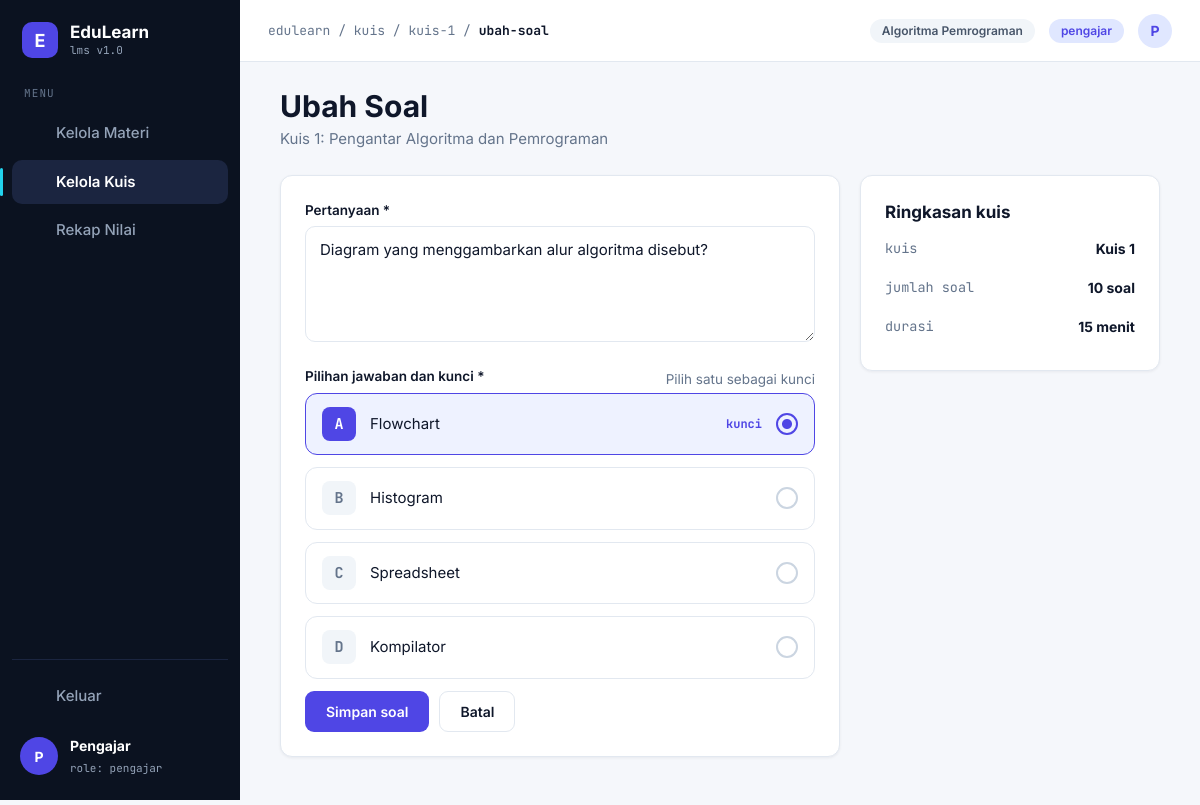
Page /pengajar/soal_form.php?kuis=1&id=2 (signed in) on the committed database.
### tables this page shows
CREATE TABLE kuis (
  id           INT AUTO_INCREMENT PRIMARY KEY,
  judul        VARCHAR(150) NOT NULL,
  deskripsi    TEXT NULL,
  durasi_menit INT NOT NULL DEFAULT 15,
  dibuat_oleh  INT NOT NULL,
  created_at   DATETIME NOT NULL DEFAULT CURRENT_TIMESTAMP,
  FOREIGN KEY (dibuat_oleh) REFERENCES users(id)
);

CREATE TABLE soal (
  id            INT AUTO_INCREMENT PRIMARY KEY,
  kuis_id       INT NOT NULL,
  pertanyaan    TEXT NOT NULL,
  opsi_a        VARCHAR(255) NOT NULL,
  opsi_b        VARCHAR(255) NOT NULL,
  opsi_c        VARCHAR(255) NOT NULL,
  opsi_d        VARCHAR(255) NOT NULL,
  kunci_jawaban CHAR(1) NOT NULL,
  FOREIGN KEY (kuis_id) REFERENCES kuis(id) ON DELETE CASCADE
);

### pengajar/soal_form.php (the view, shortened to what this page needs)
<?php
require __DIR__ . '/../config.php';
$kuis_id = (int)($_GET['kuis'] ?? 0);
$id      = (int)($_GET['id'] ?? 0);
$stmt = $db->prepare('SELECT k.*, (SELECT COUNT(*) FROM soal s WHERE s.kuis_id = k.id) AS jumlah_soal FROM kuis k WHERE k.id = ?');
$stmt->execute([$kuis_id]);
$kuis = $stmt->fetch();
$soal = ['pertanyaan' => '', 'opsi_a' => '', 'opsi_b' => '', 'opsi_c' => '', 'opsi_d' => '', 'kunci_jawaban' => ''];
if ($id) {
    $stmt = $db->prepare('SELECT * FROM soal WHERE id = ? AND kuis_id = ?');
    $stmt->execute([$id, $kuis_id]);
    $soal = $stmt->fetch();
}
$judul = $id ? 'Ubah Soal' : 'Tambah Soal';
$menu  = 'kuis';
$crumb = ['kuis', 'kuis-' . $kuis['id'], $id ? 'ubah-soal' : 'soal-baru'];
require __DIR__ . '/../includes/header.php';
?>
<h1><?= e($judul) ?></h1>
<p class="sub">Kuis <?= $kuis['id'] ?>: <?= e($kuis['judul']) ?></p>
<div class="grid-form">
    <form class="kartu isi-kartu" method="post">
        <div class="kelompok">
            <label for="pertanyaan">Pertanyaan *</label>
            <textarea class="input" id="pertanyaan" name="pertanyaan" rows="4" placeholder="Tulis teks pertanyaan di sini..." required><?= e($soal['pertanyaan']) ?></textarea>
        </div>
        <div class="baris-antar">
            <label>Pilihan jawaban dan kunci *</label>
            <span class="ket">Pilih satu sebagai kunci</span>
        </div>
        <?php foreach (['A', 'B', 'C', 'D'] as $huruf): $kolom = 'opsi_' . strtolower($huruf); ?>
            <div class="opsi opsi-form">
                <span class="huruf"><?= $huruf ?></span>
                <input class="teks-opsi" type="text" name="<?= $kolom ?>" placeholder="Teks opsi <?= $huruf ?>"
                       value="<?= e($soal[$kolom]) ?>" maxlength="255" required>
                <span class="kunci">kunci</span>
                <label class="pilih-kunci" title="Jadikan opsi <?= $huruf ?> sebagai kunci">
                    <span class="bulat"></span>
                </label>
            </div>
        <?php endforeach; ?>
        <div class="aksi">
            <button class="btn btn-primer" type="submit">Simpan soal</button>
            <a class="btn btn-garis" href="<?= url('pengajar/kuis_soal.php?id=' . $kuis_id) ?>">Batal</a>
        </div>
    </form>
    <div class="kartu isi-kartu">
        <h3>Ringkasan kuis</h3>
        <div class="ringkas-baris"><span class="mono ket">kuis</span><b>Kuis <?= $kuis['id'] ?></b></div>
        <div class="ringkas-baris"><span class="mono ket">jumlah soal</span><b><?= $kuis['jumlah_soal'] ?> soal</b></div>
        <div class="ringkas-baris"><span class="mono ket">durasi</span><b><?= $kuis['durasi_menit'] ?> menit</b></div>
    </div>
</div>
<?php require __DIR__ . '/../includes/footer.php'; ?>

### includes/header.php (shortened to what this page needs)
<?php
$u = user();
if ($u['role'] === 'pengajar') {
    $daftar_menu = [
        ['materi', 'Kelola Materi', 'pengajar/materi.php', 'buku'],
        ['kuis',   'Kelola Kuis',   'pengajar/kuis.php',   'kuis'],
        ['rekap',  'Rekap Nilai',   'pengajar/rekap.php',  'nilai'],
    ];
}
?>
<!DOCTYPE html>
<html lang="id">
<head>
    <link rel="stylesheet" href="<?= url('assets/css/style.css') ?>">
</head>
<body>
<div class="app">
    <aside class="sidebar">
        <div class="merek">
            <div class="logo">E</div>
            <div><strong>EduLearn</strong><small>lms v1.0</small></div>
        </div>
        <div class="label-menu">MENU</div>
        <nav>
            <?php foreach ($daftar_menu as [$kode, $nama, $tujuan, $ikon]): ?>
                <a href="<?= url($tujuan) ?>" class="menu <?= $kode === $menu ? 'aktif' : '' ?>">
                    <?= ikon($ikon) ?> <?= e($nama) ?>
                </a>
            <?php endforeach; ?>
        </nav>
        <div class="sidebar-bawah">
            <a href="<?= url('logout.php') ?>" class="menu"><?= ikon('keluar') ?> Keluar</a>
            <div class="profil">
                <div class="avatar avatar-besar"><?= e(inisial($u['nama'])) ?></div>
                <div><strong><?= e($u['nama']) ?></strong><small>role: <?= e($u['role']) ?></small></div>
            </div>
        </div>
    </aside>
    <div class="utama">
        <header class="topbar">
            <div class="crumb">
                edulearn
                <?php foreach ($crumb as $i => $c): ?>
                    / <?= $i === count($crumb) - 1 ? '<b>' . e($c) . '</b>' : e($c) ?>
                <?php endforeach; ?>
            </div>
            <span class="pil pil-abu sembunyi-kecil"><?= e(NAMA_MATKUL) ?></span>
            <span class="pil pil-primer"><?= e($u['role']) ?></span>
            <div class="avatar"><?= e(inisial($u['nama'])) ?></div>
        </header>
        <main class="isi">

### rows in the picture
kuis: id "kuis", id "kuis-1", id "ubah-soal", id "1", judul "Pengantar Algoritma dan Pemrograman", durasi_menit "15"
soal: pertanyaan "Diagram yang menggambarkan alur algoritma disebut?", opsi_a "Flowchart", opsi_b "Histogram", opsi_c "Spreadsheet", opsi_d "Kompilator"

### other values in the picture
$nama "Kelola Materi"
$nama "Kelola Kuis"
$nama "Rekap Nilai"
inisial($u['nama']) "P"
$u['nama'] "Pengajar"
$u['role'] "pengajar"
NAMA_MATKUL "Algoritma Pemrograman"
$judul "Ubah Soal"
$huruf "A"
$huruf "B"
$huruf "C"
$huruf "D"
$kuis['jumlah_soal'] "10"
